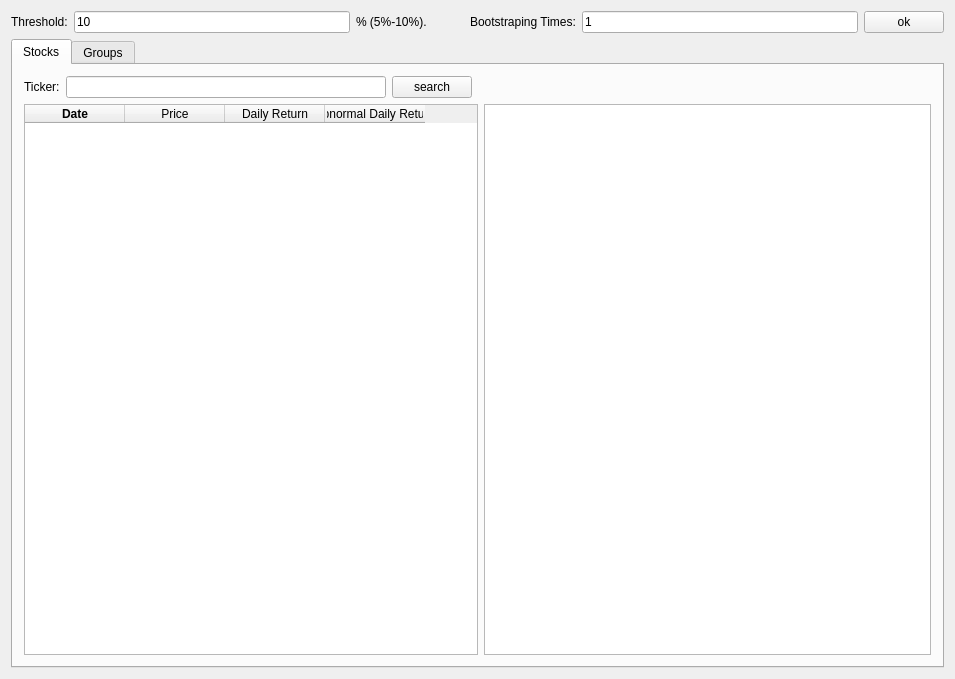
<?xml version="1.0" encoding="UTF-8"?>
<ui version="4.0">
 <class>testClass</class>
 <widget class="QWidget" name="testClass">
  <property name="geometry">
   <rect>
    <x>0</x>
    <y>0</y>
    <width>955</width>
    <height>679</height>
   </rect>
  </property>
  <property name="windowTitle">
   <string>Financial Computing Project</string>
  </property>
  <layout class="QGridLayout" name="gridLayout_2">
   <item row="0" column="1">
    <widget class="QPushButton" name="okButton">
     <property name="text">
      <string>ok</string>
     </property>
    </widget>
   </item>
   <item row="0" column="0">
    <layout class="QHBoxLayout" name="horizontalLayout">
     <item>
      <widget class="QLabel" name="label">
       <property name="text">
        <string>Threshold:</string>
       </property>
      </widget>
     </item>
     <item>
      <widget class="QLineEdit" name="thresholdEdit">
       <property name="text">
        <string>10</string>
       </property>
      </widget>
     </item>
     <item>
      <widget class="QLabel" name="label_2">
       <property name="text">
        <string>% (5%-10%).           </string>
       </property>
      </widget>
     </item>
     <item>
      <widget class="QLabel" name="label_3">
       <property name="whatsThis">
        <string>How many times we choose 40 stocks from each group to calculate AAR and CAAR</string>
       </property>
       <property name="text">
        <string>Bootstraping Times:</string>
       </property>
      </widget>
     </item>
     <item>
      <widget class="QLineEdit" name="BootstrapingEdit">
       <property name="whatsThis">
        <string>How many times we choose 40 stocks from each group to calculate AAR and CAAR</string>
       </property>
       <property name="text">
        <string>1</string>
       </property>
      </widget>
     </item>
    </layout>
   </item>
   <item row="1" column="0" colspan="2">
    <widget class="QTabWidget" name="tabWidget">
     <property name="currentIndex">
      <number>0</number>
     </property>
     <widget class="QWidget" name="stocksTab">
      <attribute name="title">
       <string>Stocks</string>
      </attribute>
      <layout class="QGridLayout" name="gridLayout">
       <item row="1" column="2">
        <widget class="QListWidget" name="stockInformationList"/>
       </item>
       <item row="0" column="0">
        <layout class="QHBoxLayout" name="horizontalLayout_2">
         <item>
          <widget class="QLabel" name="label_4">
           <property name="text">
            <string>Ticker:</string>
           </property>
          </widget>
         </item>
         <item>
          <widget class="QLineEdit" name="stockEdit"/>
         </item>
         <item>
          <widget class="QPushButton" name="searchButton">
           <property name="text">
            <string>search</string>
           </property>
          </widget>
         </item>
        </layout>
       </item>
       <item row="1" column="0" colspan="2">
        <widget class="QTableWidget" name="stocksTable">
         <column>
          <property name="text">
           <string>Date</string>
          </property>
          <property name="toolTip">
           <string comment="1"/>
          </property>
          <property name="whatsThis">
           <string/>
          </property>
          <property name="font">
           <font>
            <weight>75</weight>
            <bold>true</bold>
           </font>
          </property>
         </column>
         <column>
          <property name="text">
           <string>Price</string>
          </property>
          <property name="toolTip">
           <string extracomment="2"/>
          </property>
         </column>
         <column>
          <property name="text">
           <string>Daily Return</string>
          </property>
          <property name="whatsThis">
           <string>3</string>
          </property>
         </column>
         <column>
          <property name="text">
           <string>Abnormal Daily Return</string>
          </property>
         </column>
        </widget>
       </item>
      </layout>
     </widget>
     <widget class="QWidget" name="groupsTab">
      <attribute name="title">
       <string>Groups</string>
      </attribute>
      <widget class="QPushButton" name="excelButton">
       <property name="geometry">
        <rect>
         <x>820</x>
         <y>490</y>
         <width>91</width>
         <height>91</height>
        </rect>
       </property>
       <property name="text">
        <string>Get Graph 
 in Excel</string>
       </property>
      </widget>
      <widget class="QComboBox" name="groupComboBox">
       <property name="geometry">
        <rect>
         <x>110</x>
         <y>10</y>
         <width>131</width>
         <height>31</height>
        </rect>
       </property>
       <property name="currentText">
        <string/>
       </property>
       <item>
        <property name="text">
         <string/>
        </property>
       </item>
       <item>
        <property name="text">
         <string>Beat</string>
        </property>
       </item>
       <item>
        <property name="text">
         <string>Meet</string>
        </property>
       </item>
       <item>
        <property name="text">
         <string>Miss</string>
        </property>
       </item>
      </widget>
      <widget class="QLabel" name="label_5">
       <property name="geometry">
        <rect>
         <x>20</x>
         <y>10</y>
         <width>91</width>
         <height>31</height>
        </rect>
       </property>
       <property name="text">
        <string>Choose Group:</string>
       </property>
      </widget>
      <widget class="QTableWidget" name="groupTable">
       <property name="geometry">
        <rect>
         <x>20</x>
         <y>60</y>
         <width>261</width>
         <height>521</height>
        </rect>
       </property>
       <column>
        <property name="text">
         <string>Ticker</string>
        </property>
       </column>
       <column>
        <property name="text">
         <string>Surprise</string>
        </property>
       </column>
      </widget>
      <widget class="QCustomPlot" name="widget" native="true">
       <property name="geometry">
        <rect>
         <x>389</x>
         <y>59</y>
         <width>481</width>
         <height>391</height>
        </rect>
       </property>
      </widget>
     </widget>
    </widget>
   </item>
  </layout>
 </widget>
 <layoutdefault spacing="6" margin="11"/>
 <customwidgets>
  <customwidget>
   <class>QCustomPlot</class>
   <extends>QWidget</extends>
   <header>qcustomplot.h</header>
   <container>1</container>
  </customwidget>
 </customwidgets>
 <resources>
  <include location="test.qrc"/>
 </resources>
 <connections/>
</ui>
